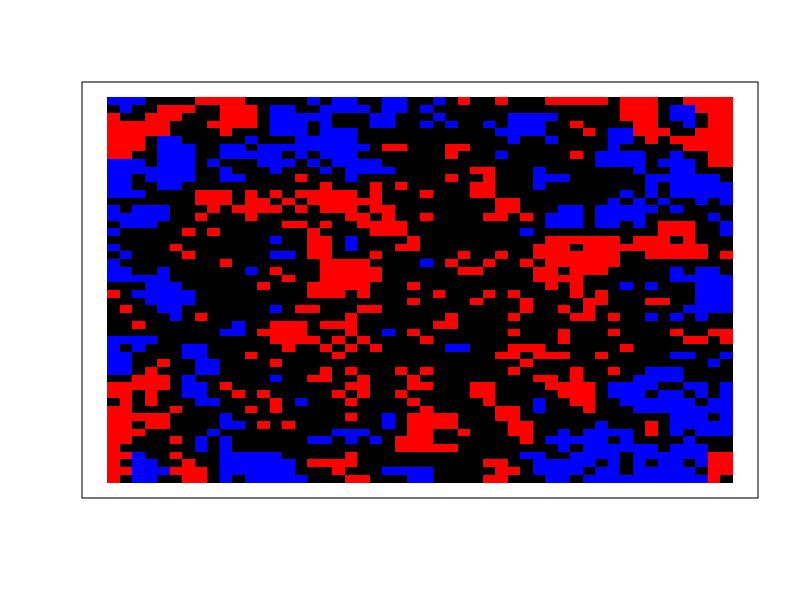
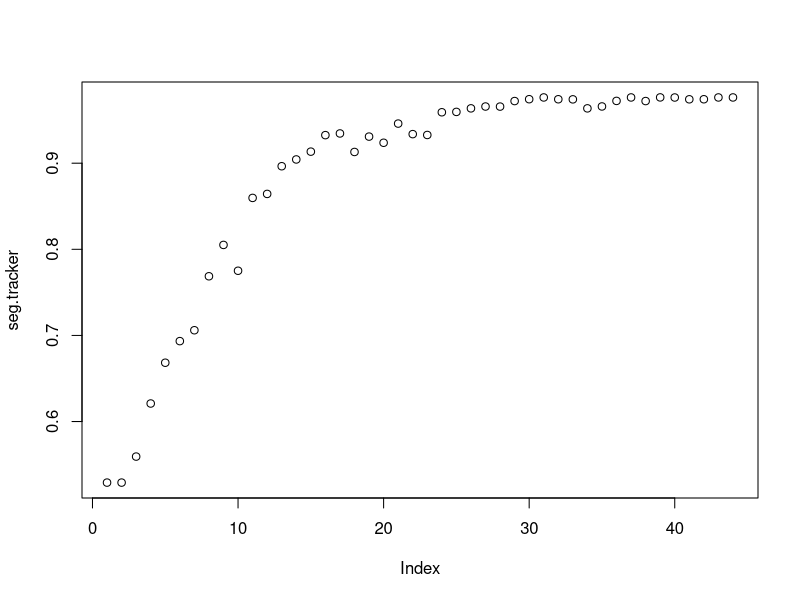

Source code (R) for these figures, in order:
# Author: Gabriel Dell'Accio

# This model alters the original schelling model of segregation by 
# adding a property cost and wealth parameter to the function that determines
# whether an individual is unhappy or not. In this implementation, blue individuals
# are given more money while red indivuals are given less. Property cost is greater the
# closer you are to the center of the grid. Individuals take a similarity cost when 
# are in placed in a position with a higher property cost than their wealth value.

# model parameters ####
rows <- 50 
cols <- 50
proportion.group.1 <- .5 # proportion of red agents
empty <- .6# proportion of grid that will be empty space
min.similarity <- 4/8 # minimum proportion of neighbors that are the same type to not move
center.grid <- c(25,25)

# create.grid ####
# generates a rows x column matrix and randomly places the initial population
# values in the matrix are either 0, 1, or 2
# if 0, the space is empty
# 1 and 2 represent the two different groups
create.grid <- function(rows, cols, proportion.group.1, empty){
  pop.size.group.1 <- (rows*cols)*(1-empty)*proportion.group.1
  pop.size.group.2 <- (rows*cols)*(1-empty)*(1-proportion.group.1)
  
  initial.population <- sample(c(
    rep(1, pop.size.group.1), 
    rep(2, pop.size.group.2), 
    rep(0, (rows*cols)-pop.size.group.1-pop.size.group.2)
  ))
  grid <- matrix(initial.population, nrow=rows, ncol=cols)
}

# visualize.grid ####
# outputs a visualization of the grid, with red squares representing group 1,
# blue squares group 2, and black squares empty locations.
visualize.grid <- function(grid){
  # Produces visualization of a matrix.
  image(grid, col=c('black','red','blue'), xaxs=NULL, yaxs=NULL, xaxt='n', yaxt='n')
}

# empty.locations ####
# returns all the locations in the grid that are empty
# output is an N x 2 array, with N equal to the number of empty locations
# the 2 columns contain the row and column of the empty location.
empty.locations <- function(grid){
  return(which(grid==0, arr.ind=T))
}

# similarity.to.center ####
# takes a grid and the center.val of that grid and returns
# the proportion of cells that are the same as the center,
# ignoring empty cells. the center.val must be specified
# manually in case the grid has an even number of rows or 
# columns
# Used to calculate neighborhood similarity. What proportion of neighbors match the center value.
similarity.to.center <- function(grid.subset, center.val){
  if(center.val == 0){ return(NA) }
  same <- sum(grid.subset==center.val) - 1
  not.same <- sum(grid.subset!=center.val) - sum(grid.subset==0)
  return(same/(same+not.same))
}

# segregation ####
# computes the proportion of neighbors who are from the same group
segregation <- function(grid){
  same.count <- 0
  diff.count <- 0
  for(row in 1:(nrow(grid)-1)){
    for(col in 1:(ncol(grid)-1)){
      if(grid[row,col] != 0 && grid[row+1,col+1] != 0){
        if(grid[row,col] != grid[row+1,col+1]){
          diff.count <- diff.count + 1
        } else {
          same.count <- same.count + 1
        }
      }
    }
  }
  return(same.count / (same.count + diff.count))
}

match.means <- function(xval, yval) {
  if(wealth.grid[xval,yval] < property.grid[xval,yval]) {
    return(FALSE)
  } else {
    return(TRUE)
  }
}

# unhappy.agents ####
# takes a grid and a minimum similarity threshold and computes
# a list of all of the agents that are unhappy with their 
# current location. the output is N x 2, with N equal to the
# number of unhappy agents and the columns representing the 
# location (row, col) of the unhappy agent in the grid
unhappy.agents <- function(grid, min.similarity){
  grid.copy <- grid
  for(row in 1:rows){
    for(col in 1:cols){
      similarity.score <- similarity.to.center(grid[max(0, row-1):min(rows,row+1), max(0,col-1):min(cols,col+1)], grid[row,col])
      
      if(match.means(row,col) == FALSE) {
        similarity.score <- similarity.score -.3
      }
      
      if(is.na(similarity.score)){
        grid.copy[row,col] <- NA
      } else {
        grid.copy[row,col] <- similarity.score >= min.similarity
      }
    }
  }
  return(which(grid.copy==FALSE, arr.ind = T))
}


property.distribution <- function(x) {
  return(x^2)
}

# assign.property.cost


assign.property.cost <- function(center, currentIndex, dist) {
  rowDiff <- abs(center[1] - currentIndex[1])
  columnDiff <- abs(center[2] - currentIndex[2])
  totalDifference <- rowDiff + columnDiff
  print(paste("THE TOTLA DIFF IS :",totalDifference))
  scaledDifference <- 1 - (dist(totalDifference)/dist(cols))
  return(scaledDifference)
}

create.property.matrix <- function(rowsVec, colVec) {
  center <- c(rowsVec/2, colVec/2)
  
  property.grid <<- matrix(nrow=rowsVec, ncol=colVec)
  temp <<- c()
  
  for(i in 1:rowsVec) {
    for(j in 1:colVec){
      currentIndex <- c(i,j)
      print(currentIndex)

      property.grid[i,j] <<- assign.property.cost(center, currentIndex, property.distribution)
    }
  }
  
}

wealthValue <- 0

assign.wealth <- function(theType, distOne, distTwo) {
  
  if(theType == 0) {
    return(0)
   
  }
  if(theType == 1) {
    return(distOne)
  
  }
  if(theType == 2) {
    return(distTwo)
  }
  
}

# rnorm

create.wealth.matrix <- function(rows, col) {
  center <- c(rows/2, col/2)
  
  wealth.grid <<- grid
  
  for(i in 1:rows) {
    for(j in 1:col){
      currentIndex <- c(i,j)
      
      wealth.grid[i,j] <<- assign.wealth(wealth.grid[i,j], runif(1,0,.5), runif(1,.5,1))
    }
  }
}



# one.round ####
# runs a single round of the simulation. the round starts by finding
# all of the unhappy agents and empty spaces. then unhappy agents are randomly
# assigned to a new empty location. a new grid is generated to reflect all of
# the moves that took place.
one.round <- function(grid, min.similarity){
  empty.spaces <- empty.locations(grid)
  unhappy <- unhappy.agents(grid, min.similarity)
  empty.spaces <- empty.spaces[sample(1:nrow(empty.spaces)), ]
  for(i in 1:nrow(empty.spaces)) {
    
    if(i>nrow(unhappy)){ 
      break;
    }
    # Move unhappy to empty spaces.
    grid[empty.spaces[i,1], empty.spaces[i,2]] <- grid[unhappy[i,1],unhappy[i,2]]
    wealth.grid[empty.spaces[i,1], empty.spaces[i,2]] <<- wealth.grid[unhappy[i,1],unhappy[i,2]]
    # A blank space.
    grid[unhappy[i,1], unhappy[i,2]] <- 0
    wealth.grid[unhappy[i,1], unhappy[i,2]] <<- 0
  }
  return(grid)
}

# running the simulation ####
done <- FALSE # a variable to keep track of whether the simulation is complete
grid <- create.grid(rows, cols, proportion.group.1, empty)
create.property.matrix(rows, cols)
create.wealth.matrix(rows, cols)
seg.tracker <- c(segregation(grid)) # keeping a running tally of the segregation scores for each round
while(!done){
  new.grid <- one.round(grid, min.similarity) # run one round of the simulation, and store output in new.grid
  seg.tracker <- c(seg.tracker, segregation(grid)) # calculate segregation score and add to running list
  if(all(new.grid == grid)){ # check if the new.grid is identical to the last grid
    done <- TRUE # if it is, simulation is over -- no agents want to move
  } else {
    grid <- new.grid # otherwise, replace grid with new.grid, and loop again.
  }
}
layout(1) # change graphics device to have two plots
visualize.grid(grid) # show resulting grid
plot(seg.tracker) # plot segregation over time

unhappy.agents(grid, min.similarity)


